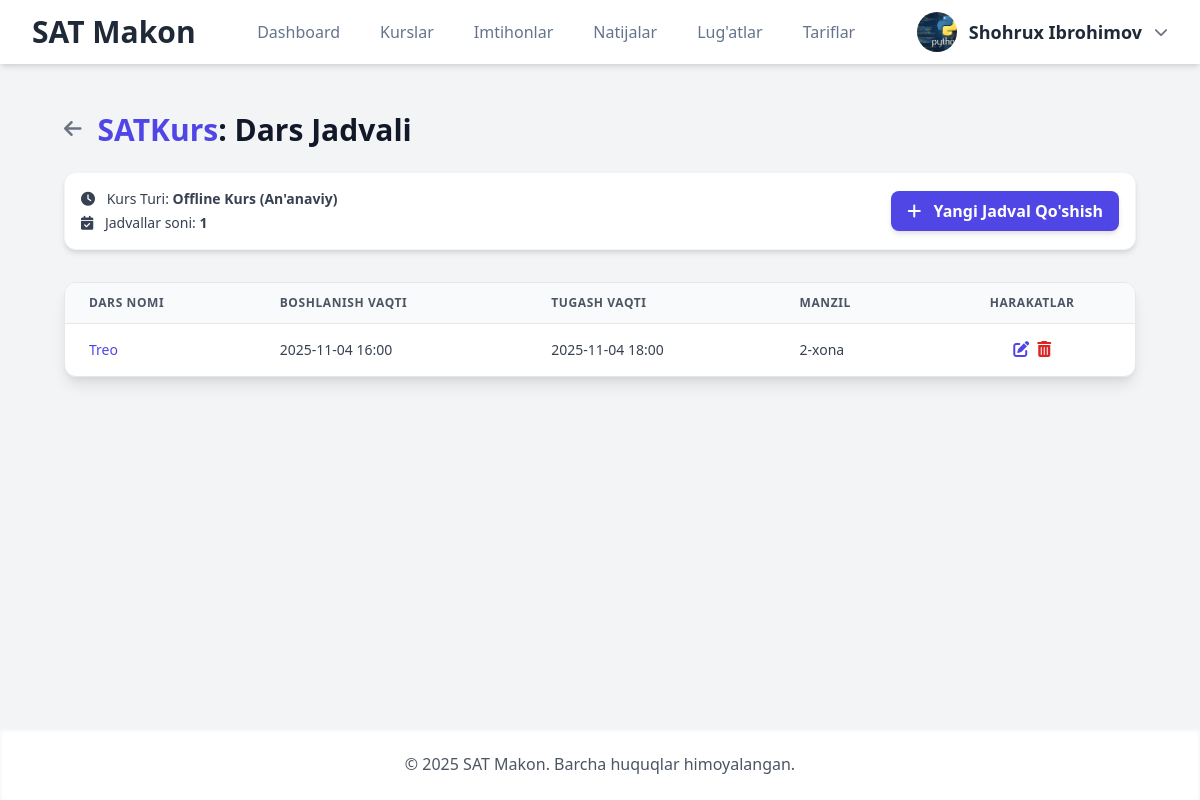
/courses/1/schedules/ (signed in), run on the app's committed database.
### Mock/models.py (models this page shows, shortened)
class CustomUser(AbstractUser):
    first_name = None
    last_name = None
    full_name = models.CharField(max_length=255, verbose_name="To'liq ism (F.I.Sh)")
    email = models.EmailField(unique=True, verbose_name="Elektron pochta")
    phone_number = models.CharField(max_length=20, unique=True, null=True, blank=True, verbose_name="Telefon raqami")
    center = models.ForeignKey(
        Center,
        on_delete=models.SET_NULL,
        null=True,
        blank=True,
        related_name='members',
        verbose_name="O'quv Markazi"
    )
    ROLE_CHOICES = [
        ('student', "O'quvchi"),
        ('teacher', "O'qituvchi"),
        ('center_admin', "Markaz Admini"),
        ('admin', "Platforma Super Admini"),
    ]
    role = models.CharField(max_length=20, choices=ROLE_CHOICES, default='student', verbose_name="Foydalanuvchi roli")
    profile_picture = models.ImageField(upload_to='profile_pics/', null=True, blank=True, verbose_name="Profil rasmi")
    bio = models.TextField(max_length=500, blank=True, verbose_name="O'zi haqida")
    ability = models.FloatField(default=0.0, verbose_name="Foydalanuvchi qobiliyati (Rasch)")
    teacher = models.ForeignKey(
        'self',
        on_delete=models.SET_NULL,
        null=True,
        blank=True,
        limit_choices_to=models.Q(role='teacher') | models.Q(role='center_admin'),
        related_name='students',
        verbose_name="Biriktirilgan Ustoz/Admin"
    )
    is_approved = models.BooleanField(default=True, verbose_name="Tasdiqlangan")
    is_banned = models.BooleanField(default=False, verbose_name="Bloklangan")
    USERNAME_FIELD = 'username'
    REQUIRED_FIELDS = ['email', 'full_name']
    def get_full_name(self):
        return self.full_name.strip()
    class Meta:
        verbose_name = "Foydalanuvchi"
        verbose_name_plural = "Foydalanuvchilar"

class Course(models.Model):
    title = models.CharField(max_length=200, verbose_name="Kurs nomi")
    description = models.TextField(verbose_name="Tavsif", blank=True, null=True)
    teacher = models.ForeignKey(settings.AUTH_USER_MODEL, on_delete=models.SET_NULL, null=True, verbose_name="Ustoz")
    course_type = models.CharField(
        max_length=10,
        choices=COURSE_TYPE_CHOICES,
        default='online',
        verbose_name="Kurs turi"
    )
    online_lesson_flow = models.CharField(
        max_length=10,
        choices=ONLINE_LESSON_FLOW_CHOICES,
        default='self_paced',
        verbose_name="Online darslar turi",
        help_text="'Ixtiyoriy'da tezlik talabaga bog'liq, 'Jadval asosida'da vaqt cheklangan."
    )
    is_premium = models.BooleanField(default=True, verbose_name="Pullik kurs")
    is_active = models.BooleanField(default=True, verbose_name="Aktiv")
    price = models.DecimalField(
        max_digits=10,
        decimal_places=2,
        default=0.00,
        verbose_name="Kurs narxi"
    )
    created_at = models.DateTimeField(auto_now_add=True)
    center = models.ForeignKey(
        'Center',
        on_delete=models.CASCADE,
        related_name='courses',
        verbose_name="Tegishli Markaz",
        null=True
    )
    groups = models.ManyToManyField(
        'Group',
        related_name='courses',
        blank=True,
        verbose_name="Kurs o'tiladigan guruhlar"
    )
    class Meta:
        verbose_name = "Kurs"
        verbose_name_plural = "Kurslar"
        unique_together = ('title', 'center')
        ordering = ['title']
    @property
    def is_online(self):
        return self.course_type == 'online'

class CourseSchedule(models.Model):
    course = models.ForeignKey(Course, on_delete=models.CASCADE, related_name='schedules', verbose_name="Kurs")
    related_lesson = models.ForeignKey(
        Lesson,
        on_delete=models.CASCADE,
        related_name='schedules',
        verbose_name="Bog'liq dars",
        help_text="Bu jadval qaysi darsga tegishli ekanligini ko'rsatadi."
    )
    start_time = models.DateTimeField(verbose_name="Boshlanish vaqti")
    end_time = models.DateTimeField(verbose_name="Tugash vaqti", blank=True, null=True)
    location = models.CharField(max_length=255, blank=True, null=True, verbose_name="Manzil/Xona")
    class Meta:
        verbose_name = "Dars Jadvali"
        verbose_name_plural = "Dars Jadvali"
        ordering = ['start_time']

class Lesson(models.Model):
    module = models.ForeignKey(CourseModule, on_delete=models.CASCADE, related_name='lessons', verbose_name="Modul")
    title = models.CharField(max_length=200, verbose_name="Dars nomi")
    related_exam = models.OneToOneField(
        'Exam',
        on_delete=models.SET_NULL,
        null=True,
        blank=True,
        related_name='lesson',
        verbose_name="Mavzu testi",
        help_text="Bu darsga test biriktirilishi shart emas. Agar biriktirilsa, keyingi darsga o'tish uchun talab etiladi."
    )
    order = models.PositiveIntegerField(default=0, verbose_name="Tartib raqami")
    class Meta:
        verbose_name = "Dars"
        verbose_name_plural = "Darslar"
        ordering = ['module__order', 'order']
        unique_together = ('module', 'order')

### Mock/views.py (the view)
# urls.py: path('courses/<int:course_id>/schedules/', views.schedule_list, name='schedule_list'),
@login_required(login_url='login')
def schedule_list(request, course_id):
    course = get_object_or_404(Course, id=course_id)
    if course.is_online and not course.is_scheduled:
        messages.warning(request, "Bu kurs ixtiyoriy rejimda. Jadval belgilash shart emas.")
        return redirect('module_list', course_id=course.id)
    schedules = CourseSchedule.objects.filter(course=course).order_by('start_time').select_related('related_lesson')
    context = {
        'course': course,
        'schedules': schedules,
        'page_title': f"'{course.title}' kursining dars jadvallari"
    }
    return render(request, 'management/schedule_list.html', context)

### Mock/context_processors.py (called while the page is built)
def global_context(request):
    default_name = "SAT Makon"
    context = {
        'CENTER_NAME': default_name,
        'center': None,
        'CENTER_SLUG': None,
    }
    if request.user.is_authenticated:
        user = request.user
        if hasattr(user, 'center') and user.center:
            current_center = user.center
            context['center'] = current_center
            context['CENTER_SLUG'] = current_center.slug
            context['CENTER_NAME'] = current_center.name
        if user.is_superuser:
            context['CENTER_NAME'] = default_name
            context['center'] = None
            context['CENTER_SLUG'] = None
    return context

### Mock/templates/management/schedule_list.html (shortened to what this page needs)
{% extends 'base.html' %}
{% load static i18n %}
{% block content %}
<div class="container mx-auto p-4 md:p-8 max-w-7xl">
    <div class="flex items-center mb-6 space-x-4">
        <a href="{% url 'course_list' slug=center.slug %}" class="text-gray-500 hover:text-indigo-600 transition">
            <i class="fas fa-arrow-left text-xl"></i>
        </a>
        <h1 class="text-3xl font-extrabold text-gray-900">
            <span class="text-indigo-600">{{ course.title }}</span>: Dars Jadvali
        </h1>
    </div>
    <div class="flex justify-between items-center mb-8 bg-white p-4 rounded-xl shadow-md border border-gray-100">
        <div class="space-y-1">
            <p class="text-sm text-gray-700">
                <i class="fas fa-clock mr-2"></i> Kurs Turi: <span class="font-semibold">{{ course.get_course_type_display }}</span>
            </p>
            <p class="text-sm text-gray-700">
                <i class="fas fa-calendar-check mr-2"></i> Jadvallar soni: <span class="font-semibold">{{ schedules|length }}</span>
            </p>
        </div>
        <a href="{% url 'schedule_create' course_id=course.id %}" class="px-4 py-2 bg-indigo-600 text-white font-semibold rounded-lg shadow-md hover:bg-indigo-700 focus:outline-none focus:ring-2 focus:ring-indigo-500 focus:ring-offset-2 transition duration-150">
            <i class="fas fa-plus mr-2"></i> Yangi Jadval Qo'shish
        </a>
    </div>
    <div class="overflow-x-auto bg-white rounded-xl shadow-lg border border-gray-200">
        <table class="min-w-full divide-y divide-gray-200">
            <thead class="bg-gray-50">
                <tr>
                    <th class="px-6 py-3 text-left text-xs font-semibold text-gray-600 uppercase tracking-wider">Dars nomi</th>
                    <th class="px-6 py-3 text-left text-xs font-semibold text-gray-600 uppercase tracking-wider">Boshlanish vaqti</th>
                    <th class="px-6 py-3 text-left text-xs font-semibold text-gray-600 uppercase tracking-wider">Tugash vaqti</th>
                    <th class="px-6 py-3 text-left text-xs font-semibold text-gray-600 uppercase tracking-wider">Manzil</th>
                    <th class="px-6 py-3 text-center text-xs font-semibold text-gray-600 uppercase tracking-wider">Harakatlar</th>
                </tr>
            </thead>
            <tbody class="divide-y divide-gray-100">
                {% for schedule in schedules %}
                <tr class="hover:bg-gray-50 transition duration-150">
                    <td class="px-6 py-4 max-w-xs text-sm font-medium text-indigo-600">{{ schedule.related_lesson.title }}</td>
                    <td class="px-6 py-4 whitespace-nowrap text-sm text-gray-700">{{ schedule.start_time|date:"Y-m-d H:i" }}</td>
                    <td class="px-6 py-4 whitespace-nowrap text-sm text-gray-700">{{ schedule.end_time|default:"-"|date:"Y-m-d H:i" }}</td>
                    <td class="px-6 py-4 whitespace-nowrap text-sm text-gray-700">{{ schedule.location|default:"Online" }}</td>
                    <td class="px-6 py-4 whitespace-nowrap text-center text-sm font-medium">
                        <div class="flex items-center justify-center space-x-2">
                            <a href="{% url 'schedule_update' course_id=course.id schedule_id=schedule.id %}" class="action-btn text-indigo-600 hover:text-indigo-800" title="Tahrirlash">
                                <i class="fas fa-edit text-base"></i>
                            </a>
                            <form id="delete-form-{{ schedule.id }}" method="post" action="{% url 'schedule_delete' course_id=course.id schedule_id=schedule.id %}" class="inline-block m-0 p-0">
                                <button type="button"
                                        onclick="confirmDelete('delete-form-{{ schedule.id }}')"
                                        class="action-btn text-red-600 hover:text-red-800 p-0 border-none bg-transparent cursor-pointer"
                                        title="O'chirish">
                                    <i class="fas fa-trash-alt text-base"></i>
                                </button>
                            </form>
                        </div>
                    </td>
                </tr>
                {% endfor %}
            </tbody>
        </table>
    </div>
</div>
{% endblock content %}

### Mock/templates/header.html (shortened to what this page needs)
{% load static i18n %}
<header class="bg-white shadow-md sticky top-0 z-50">
    <div class="container max-w-7xl mx-auto px-4 sm:px-6 lg:px-8">
        <div class="flex items-center justify-between h-16">
            <div class="flex-shrink-0">
                <a href="{% url 'index' %}" class="text-3xl font-bold text-gray-800">{{ CENTER_NAME }}</a>
            </div>
            <nav class="hidden md:flex md:items-center md:space-x-2 lg:space-x-4">
                {% if user.is_authenticated and user.role == 'student' %}
                <a href="{% url 'dashboard' slug=request.user.center.slug %}" class="nav-link {% if request.resolver_match.url_name == 'dashboard' %}active{% endif %}">Dashboard</a>
                <a href="{% url 'all_courses' center.slug %}" class="nav-link ">Kurslar</a>
                <a href="{% url 'all_exams' center.slug %}" class="nav-link {% if request.resolver_match.url_name == 'all_exams' %}active{% endif %}">Imtihonlar</a>
                <a href="{% url 'completed_exams' center.slug %}" class="nav-link {% if request.resolver_match.url_name == 'completed_exams' %}active{% endif %}">Natijalar</a>
                <a href="{% url 'my_flashcards' center.slug %}" class="nav-link {% if request.resolver_match.url_name == 'my_flashcards' %}active{% endif %}">Lug'atlar</a>
                <a href="{% url 'price' center.slug %}" class="nav-link {% if request.resolver_match.url_name == 'price' %}active{% endif %}">Tariflar</a>
                {% elif user.is_authenticated and user.role == 'admin' %}
                <a href="{% url 'center_list' %}" class="nav-link {% if request.resolver_match.url_name == 'center_list' %}active{% endif %}">O'quv markazlar</a>
                {% endif %}
            </nav>
            <div class="flex items-center space-x-4">
                {% if user.is_authenticated %}
                <div class="hidden md:block relative">
                    <button id="dropdownButton" class="flex items-center space-x-3 focus:outline-none">
                        {% if user.profile_picture %}
                            <img class="h-10 w-10 rounded-full object-cover" src="{{ user.profile_picture.url }}" alt="Profil rasmi">
                        {% else %}
                            <span class="h-10 w-10 rounded-full bg-blue-500 flex items-center justify-center text-white font-bold text-lg">
                                {{ user.username|first|upper }}
                            </span>
                        {% endif %}
                        <span class="font-semibold text-lg text-gray-800">{{ user.get_full_name|default:user.username }}</span>
                        <i class="fas fa-chevron-down text-gray-500 text-sm"></i>
                    </button>
                </div>
                {% else %}
                <div class="hidden md:block">
                       <a href="{% url 'login' %}" class="nav-link"><i class="fa-brands fa-telegram mr-1"></i> Kirish</a>
                </div>
                {% endif %}
            </div>
        </div>
    </div>
</header>

### Mock/static/css/custom.css (style rules this page uses)
:root { --primary-color: #4f46e5; --secondary-color: #0ea5e9; --success-color: #10b981; --danger-color: #ef4444; --slate-text: #334155; --slate-light: #64748b; --slate-bg: #f8fafc; --card-bg: #ffffff; --card-border: #eef2ff; --card-shadow: 0 4px 6px -1px rgb(0 0 0 / 0.05), 0 2px 4px -2px rgb(0 0 0 / 0.06); --card-shadow-hover: 0 10px 15px -3px rgb(0 0 0 / 0.07), 0 4px 6px -2px rgb(0 0 0 / 0.05); }
body { background-color: var(--slate-bg); color: var(--slate-text); font-family: 'Inter', sans-serif; -webkit-font-smoothing: antialiased; -moz-osx-font-smoothing: grayscale; }
.nav-link, .mobile-nav-link { display: block; padding: 0.5rem 0.75rem; border-radius: 0.5rem; font-weight: 500; color: var(--slate-light); transition: all 0.2s ease; text-decoration: none; white-space: nowrap; }

### data on the page
CustomUser: profile_picture (picture), get_full_name "Shohrux Ibrohimov"
Course: title "SATKurs", course_type "Offline Kurs (An'anaviy)"
CourseSchedule: related_lesson "Treo", start_time "2025-11-04 16:00", end_time "2025-11-04 18:00", location "2-xona"

### other printed values
{{ CENTER_NAME }} "SAT Makon"
{{ schedules|length }} "1"
